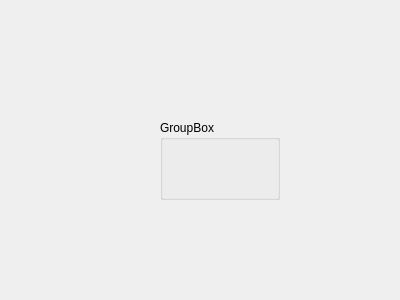
<?xml version="1.0" encoding="UTF-8"?>
<ui version="4.0">
 <class>NewWord</class>
 <widget class="QDialog" name="NewWord">
  <property name="geometry">
   <rect>
    <x>0</x>
    <y>0</y>
    <width>400</width>
    <height>300</height>
   </rect>
  </property>
  <property name="windowTitle">
   <string>Dialog</string>
  </property>
  <widget class="QGroupBox" name="groupBox">
   <property name="geometry">
    <rect>
     <x>160</x>
     <y>120</y>
     <width>120</width>
     <height>80</height>
    </rect>
   </property>
   <property name="title">
    <string>GroupBox</string>
   </property>
  </widget>
 </widget>
 <resources/>
 <connections/>
</ui>
